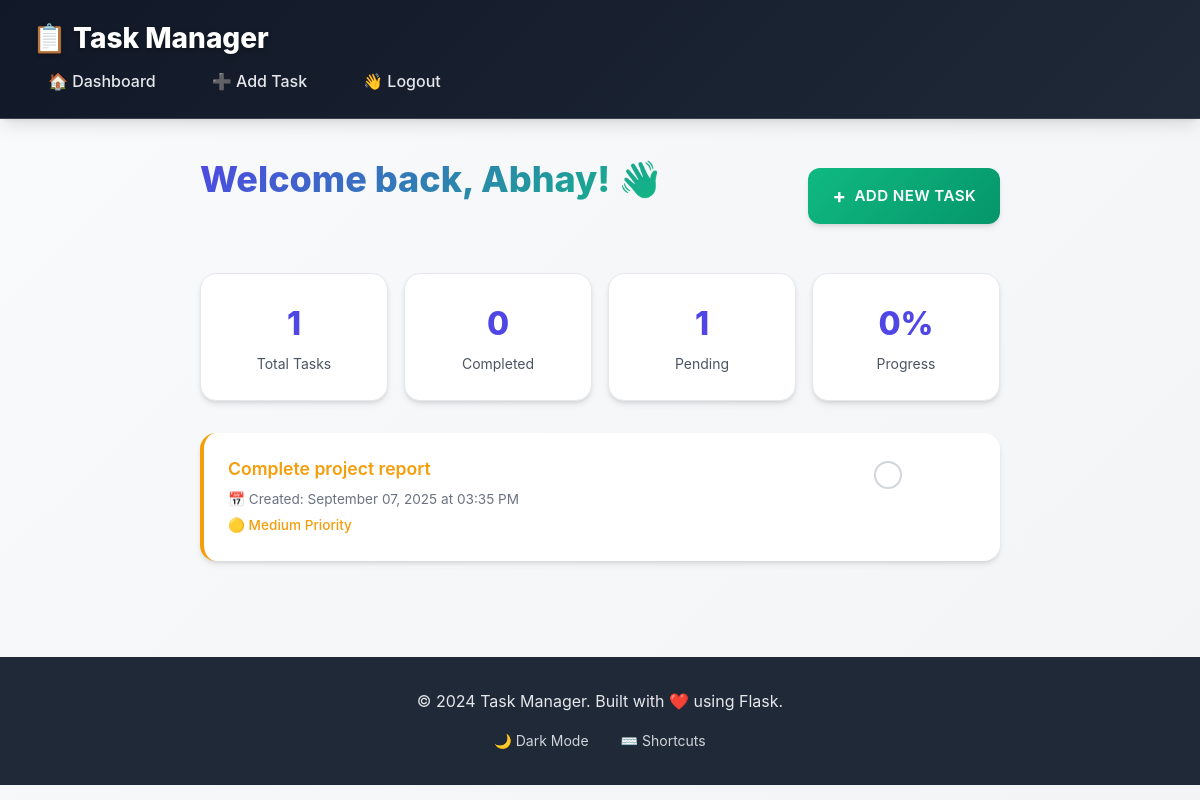
Page /dashboard (signed in) on the committed database.
### models.py (models this page shows, shortened)
class User(UserMixin, db.Model):
    id = db.Column(db.Integer, primary_key=True)
    username = db.Column(db.String(150), unique=True, nullable=False)
    password = db.Column(db.String(150), nullable=False)
    tasks = db.relationship('Task', backref='owner', lazy=True)

class Task(db.Model):
    id = db.Column(db.Integer, primary_key=True)
    title = db.Column(db.String(200), nullable=False)
    completed = db.Column(db.Boolean, default=False)
    priority = db.Column(db.String(10), default='medium')
    due_date = db.Column(db.Date, nullable=True)
    created_at = db.Column(db.DateTime, default=datetime.utcnow)  # Fixed: datetime.utcnow instead of datetime.utcnow
    user_id = db.Column(db.Integer, db.ForeignKey('user.id'))
    @property
    def formatted_created_at(self):
        if self.created_at:
            return self.created_at.strftime('%B %d, %Y at %I:%M %p')
        return 'Unknown'
    @property
    def is_overdue(self):
        if self.due_date and not self.completed:
            return datetime.now().date() > self.due_date
        return False

### tasks.py (the view)
@tasks_bp.route('/dashboard')
@login_required
def dashboard():
    tasks = Task.query.filter_by(user_id=current_user.id).all()
    return render_template('dashboard.html', tasks=tasks)

### app.py (called while the page is built)
def create_app():
    app = Flask(__name__)
    app.config.from_object(Config)
    db.init_app(app)
    login_manager.init_app(app)
    login_manager.login_view = 'auth.login'
    from models import User
    @login_manager.user_loader
    def load_user(user_id):
        return User.query.get(int(user_id))
    from auth import auth_bp
    from tasks import tasks_bp
    app.register_blueprint(auth_bp)
    app.register_blueprint(tasks_bp)
    @app.route('/') #route for home page
    def home():
      return redirect('/login')
    return app

### templates/dashboard.html (shortened to what this page needs)
{% extends 'base.html' %}
{% block content %}
  <div class="dashboard">
    <div class="dashboard-header">
      <h2>Welcome back, {{ current_user.username }}! 👋</h2>
      <a href="{{ url_for('tasks.add_task') }}" class="add-btn">Add New Task</a>
    </div>
    <div class="stats-container">
      <div class="stat-card">
        <div class="stat-number">{{ tasks|length }}</div>
        <div class="stat-label">Total Tasks</div>
      </div>
      <div class="stat-card">
        <div class="stat-number">{{ tasks|selectattr('completed')|list|length }}</div>
        <div class="stat-label">Completed</div>
      </div>
      <div class="stat-card">
        <div class="stat-number">{{ tasks|rejectattr('completed')|list|length }}</div>
        <div class="stat-label">Pending</div>
      </div>
      <div class="stat-card">
        <div class="stat-number">
          {% if tasks|length > 0 %}
            {{ ((tasks|selectattr('completed')|list|length / tasks|length) * 100)|round|int }}%
          {% else %}
            0%
          {% endif %}
        </div>
        <div class="stat-label">Progress</div>
      </div>
    </div>
    {% if tasks %}
      <ul class="task-list">
        {% for task in tasks %}
          <li data-id="{{ task.id }}" data-title="{{ task.title|e }}"
              class="{% if task.completed %}done{% endif %}
                     {% if task.priority %}priority-{{ task.priority }}{% endif %}
                     {% if task.is_overdue %}overdue{% endif %}">
            <div class="task-content">
              <div class="task-text">{{ task.title }}</div>
              <div class="task-meta">
                <span class="task-created">
                  📅 Created: {{ task.formatted_created_at }}
                </span>
                <span class="task-priority priority-{{ task.priority }}">
                  {% if task.priority == 'high' %}🔴 High Priority
                  {% elif task.priority == 'medium' %}🟡 Medium Priority
                  {% else %}🟢 Low Priority
                  {% endif %}
                </span>
              </div>
            </div>
            <div class="task-status"></div>
          </li>
        {% endfor %}
      </ul>
    {% else %}
      <div class="empty-state">
        <div class="empty-state-icon">📝</div>
        <h3>No tasks yet</h3>
        <p>Create your first task to get started!</p>
      </div>
    {% endif %}
  </div>
{% endblock %}

### static/style.css (style rules this page uses)
:root { --primary-color: #4f46e5; --primary-hover: #3730a3; --success-color: #10b981; --danger-color: #ef4444; --warning-color: #f59e0b; --gray-50: #f9fafb; --gray-100: #f3f4f6; --gray-200: #e5e7eb; --gray-300: #d1d5db; --gray-400: #9ca3af; --gray-500: #6b7280; --gray-600: #4b5563; --gray-700: #374151; --gray-800: #1f2937; --gray-900: #111827; --shadow-sm: 0 1px 2px 0 rgb(0 0 0 / 0.05); --shadow-md: 0 4px 6px -1px rgb(0 0 0 / 0.1), 0 2px 4px -2px rgb(0 0 0 / 0.1); --shadow-lg: 0 10px 15px -3px rgb(0 0 0 / 0.1), 0 4px 6px -4px rgb(0 0 0 / 0.1); --shadow-xl: 0 20px 25px -5px rgb(0 0 0 / 0.1), 0 8px 10px -6px rgb(0 0 0 / 0.1); }
* { margin: 0; padding: 0; box-sizing: border-box; }
body { font-family: -apple-system, BlinkMacSystemFont, 'Segoe UI', 'Roboto', 'Oxygen', 'Ubuntu', 'Cantarell', sans-serif; background: linear-gradient(135deg, var(--gray-50) 0%, var(--gray-100) 100%); color: var(--gray-800); line-height: 1.6; min-height: 100vh; }
.dashboard { max-width: 800px; margin: 0 auto; }
.dashboard h2 { font-size: 2.25rem; font-weight: 800; color: var(--gray-800); margin-bottom: 2rem; text-align: center; background: linear-gradient(135deg, var(--primary-color), var(--success-color)); background-clip: text; -webkit-background-clip: text; -webkit-text-fill-color: transparent; }
.dashboard-header { display: flex; justify-content: space-between; align-items: center; margin-bottom: 2rem; flex-wrap: wrap; gap: 1rem; }
.stats-container { display: grid; grid-template-columns: repeat(auto-fit, minmax(150px, 1fr)); gap: 1rem; margin-bottom: 2rem; }
.stat-card { background: white; padding: 1.5rem; border-radius: 1rem; box-shadow: var(--shadow-md); text-align: center; border: 1px solid var(--gray-200); transition: all 0.3s ease; }
.stat-number { font-size: 2rem; font-weight: 800; color: var(--primary-color); }
.stat-label { font-size: 0.875rem; color: var(--gray-600); margin-top: 0.25rem; }
.add-btn { display: inline-flex; align-items: center; gap: 0.5rem; background: linear-gradient(135deg, var(--success-color) 0%, #059669 100%); color: white; padding: 0.75rem 1.5rem; text-decoration: none; border-radius: 0.75rem; font-weight: 600; transition: all 0.3s ease; box-shadow: var(--shadow-md); font-size: 0.95rem; text-transform: uppercase; letter-spacing: 0.025em; }
.add-btn::before { content: '+'; font-size: 1.25rem; font-weight: bold; }
.task-list { list-style: none; padding: 0; display: grid; gap: 1rem; }
.task-list li { background: white; padding: 1.5rem; border-radius: 1rem; box-shadow: var(--shadow-md); border-left: 4px solid var(--primary-color); transition: all 0.3s ease; cursor: pointer; position: relative; overflow: hidden; display: flex; align-items: center; justify-content: space-between; }
.task-text { font-weight: 500; font-size: 1.1rem; flex-grow: 1; transition: all 0.3s ease; }
.task-status { width: 24px; height: 24px; border: 2px solid var(--gray-300); border-radius: 50%; display: flex; align-items: center; justify-content: center; transition: all 0.3s ease; margin-left: 1rem; }
.task-list li { display: flex; align-items: flex-start; padding: 1.5rem; gap: 1rem; }
.task-content { flex-grow: 1; }
.task-text { font-weight: 600; font-size: 1.1rem; margin-bottom: 0.5rem; line-height: 1.4; }
.task-meta { display: flex; flex-direction: column; gap: 0.25rem; font-size: 0.85rem; color: var(--gray-500); }
.task-created, .task-due, .task-priority { display: flex; align-items: center; gap: 0.25rem; }
.task-priority { font-weight: 500; }
.priority-medium { color: var(--warning-color); }
.task-status { width: 28px; height: 28px; border: 2px solid var(--gray-300); border-radius: 50%; display: flex; align-items: center; justify-content: center; transition: all 0.3s ease; margin-top: 0.25rem; flex-shrink: 0; }
.priority-medium { border-left-color: var(--warning-color) !important; }

### rows in the picture
User: username "Abhay"
Task: title "Complete project report", formatted_created_at "September 07, 2025 at 03:35 PM", priority "🟡 Medium Priority"

### other values in the picture
{{ tasks|length }} "1"
{{ tasks|selectattr('completed')|list|length }} "0"
{{ tasks|rejectattr('completed')|list|length }} "1"
